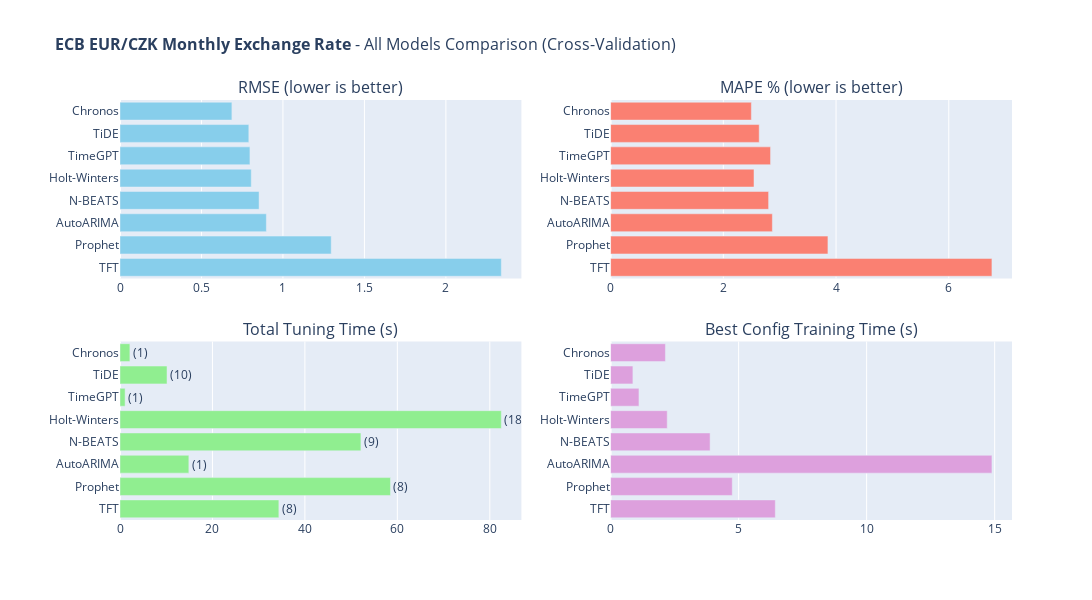

The cell this chart's notebook holds for it:
### Code cell
# 11. All Models Comparison (Interactive)
#
# Summary comparison of all models based on cross-validation metrics.

def create_all_models_comparison(results_dataframe, dataset_name):
    """
    Create interactive bar chart comparison of all models.
    
    Args:
        results_dataframe: DataFrame with model results
        dataset_name: Name for the plot title
    
    Returns:
        Plotly Figure object
    """
    fig = make_subplots(
        rows=2, cols=2,
        subplot_titles=[
            'RMSE (lower is better)', 
            'MAPE % (lower is better)', 
            'Total Tuning Time (s)', 
            'Best Config Training Time (s)'
        ],
        vertical_spacing=0.15, horizontal_spacing=0.1
    )
    
    models = results_dataframe['Model'].tolist()
    
    fig.add_trace(go.Bar(
        y=models, x=results_dataframe['RMSE'], orientation='h',
        marker_color='skyblue', 
        hovertemplate='<b>%{y}</b><br>RMSE: %{x:.4f}<extra></extra>'
    ), row=1, col=1)
    
    fig.add_trace(go.Bar(
        y=models, x=results_dataframe['MAPE'], orientation='h',
        marker_color='salmon', 
        hovertemplate='<b>%{y}</b><br>MAPE: %{x:.2f}%<extra></extra>'
    ), row=1, col=2)
    
    fig.add_trace(go.Bar(
        y=models, x=results_dataframe['Tuning Time (s)'], orientation='h',
        marker_color='lightgreen', 
        text=[f"({c})" for c in results_dataframe['Combinations']],
        textposition='outside', 
        hovertemplate='<b>%{y}</b><br>Time: %{x:.2f}s<extra></extra>'
    ), row=2, col=1)
    
    fig.add_trace(go.Bar(
        y=models, x=results_dataframe['Best Config Time (s)'], orientation='h',
        marker_color='plum', 
        hovertemplate='<b>%{y}</b><br>Time: %{x:.2f}s<extra></extra>'
    ), row=2, col=2)
    
    fig.update_layout(
        title=dict(text=f'<b>{dataset_name}</b> - All Models Comparison (Cross-Validation)', font=dict(size=16)),
        width=1700, height=600, showlegend=False, margin=dict(l=120)
    )
    
    for i in range(1, 3):
        for j in range(1, 3):
            fig.update_yaxes(autorange='reversed', row=i, col=j)
    return fig

if 'results_df' in dir() and not results_df.empty:
    fig_comparison = create_all_models_comparison(results_df, DATASET_CONFIG['name'])
    fig_comparison.show()

### Figure 1 — Plotly figure (JSON) as saved in the notebook; plotly's stock layout.template omitted (floating-point values rounded to 4 significant figures)
{"data": [{"hovertemplate": "<b>%{y}</b><br>RMSE: %{x:.4f}<extra></extra>", "marker": {"color": "skyblue"}, "orientation": "h", "type": "bar", "x": [0.6867, 0.7906, 0.7975, 0.8055, 0.8535, 0.8981, 1.296, 2.34], "xaxis": "x", "y": ["Chronos", "TiDE", "TimeGPT", "Holt-Winters", "N-BEATS", "AutoARIMA", "Prophet", "TFT"], "yaxis": "y"}, {"hovertemplate": "<b>%{y}</b><br>MAPE: %{x:.2f}%<extra></extra>", "marker": {"color": "salmon"}, "orientation": "h", "type": "bar", "x": [2.497, 2.636, 2.838, 2.544, 2.803, 2.87, 3.856, 6.765], "xaxis": "x2", "y": ["Chronos", "TiDE", "TimeGPT", "Holt-Winters", "N-BEATS", "AutoARIMA", "Prophet", "TFT"], "yaxis": "y2"}, {"hovertemplate": "<b>%{y}</b><br>Time: %{x:.2f}s<extra></extra>", "marker": {"color": "lightgreen"}, "orientation": "h", "text": ["(1)", "(10)", "(1)", "(18)", "(9)", "(1)", "(8)", "(8)"], "textposition": "outside", "type": "bar", "x": [2.14, 10.17, 1.107, 82.49, 52.12, 14.89, 58.51, 34.37], "xaxis": "x3", "y": ["Chronos", "TiDE", "TimeGPT", "Holt-Winters", "N-BEATS", "AutoARIMA", "Prophet", "TFT"], "yaxis": "y3"}, {"hovertemplate": "<b>%{y}</b><br>Time: %{x:.2f}s<extra></extra>", "marker": {"color": "plum"}, "orientation": "h", "type": "bar", "x": [2.14, 0.8714, 1.107, 2.212, 3.886, 14.89, 4.751, 6.432], "xaxis": "x4", "y": ["Chronos", "TiDE", "TimeGPT", "Holt-Winters", "N-BEATS", "AutoARIMA", "Prophet", "TFT"], "yaxis": "y4"}], "layout": {"annotations": [{"font": {"size": 16}, "showarrow": false, "text": "RMSE (lower is better)", "x": 0.225, "xanchor": "center", "xref": "paper", "y": 1, "yanchor": "bottom", "yref": "paper"}, {"font": {"size": 16}, "showarrow": false, "text": "MAPE % (lower is better)", "x": 0.775, "xanchor": "center", "xref": "paper", "y": 1, "yanchor": "bottom", "yref": "paper"}, {"font": {"size": 16}, "showarrow": false, "text": "Total Tuning Time (s)", "x": 0.225, "xanchor": "center", "xref": "paper", "y": 0.425, "yanchor": "bottom", "yref": "paper"}, {"font": {"size": 16}, "showarrow": false, "text": "Best Config Training Time (s)", "x": 0.775, "xanchor": "center", "xref": "paper", "y": 0.425, "yanchor": "bottom", "yref": "paper"}], "height": 600, "margin": {"l": 120}, "showlegend": false, "title": {"font": {"size": 16}, "text": "<b>ECB EUR/CZK Monthly Exchange Rate</b> - All Models Comparison (Cross-Validation)"}, "width": 1700, "xaxis": {"anchor": "y", "domain": [0, 0.45]}, "xaxis2": {"anchor": "y2", "domain": [0.55, 1]}, "xaxis3": {"anchor": "y3", "domain": [0, 0.45]}, "xaxis4": {"anchor": "y4", "domain": [0.55, 1]}, "yaxis": {"anchor": "x", "autorange": "reversed", "domain": [0.575, 1]}, "yaxis2": {"anchor": "x2", "autorange": "reversed", "domain": [0.575, 1]}, "yaxis3": {"anchor": "x3", "autorange": "reversed", "domain": [0, 0.425]}, "yaxis4": {"anchor": "x4", "autorange": "reversed", "domain": [0, 0.425]}}}
